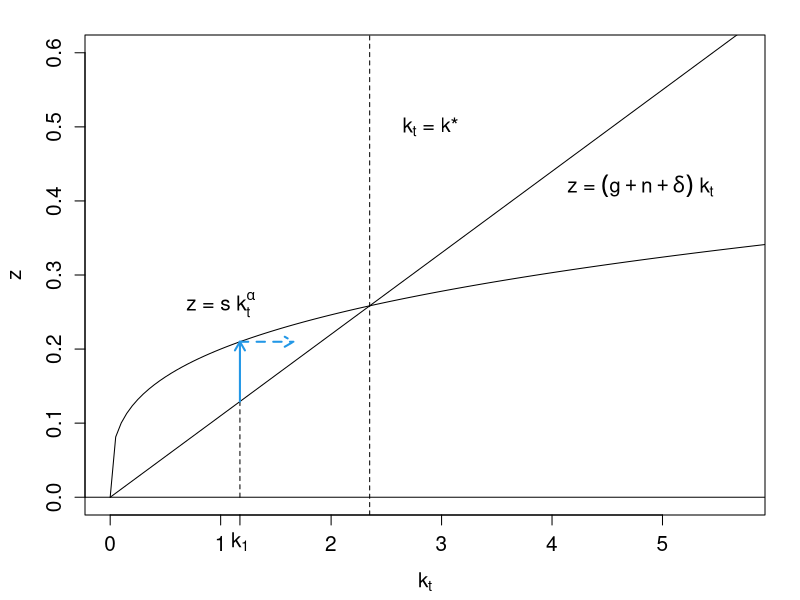
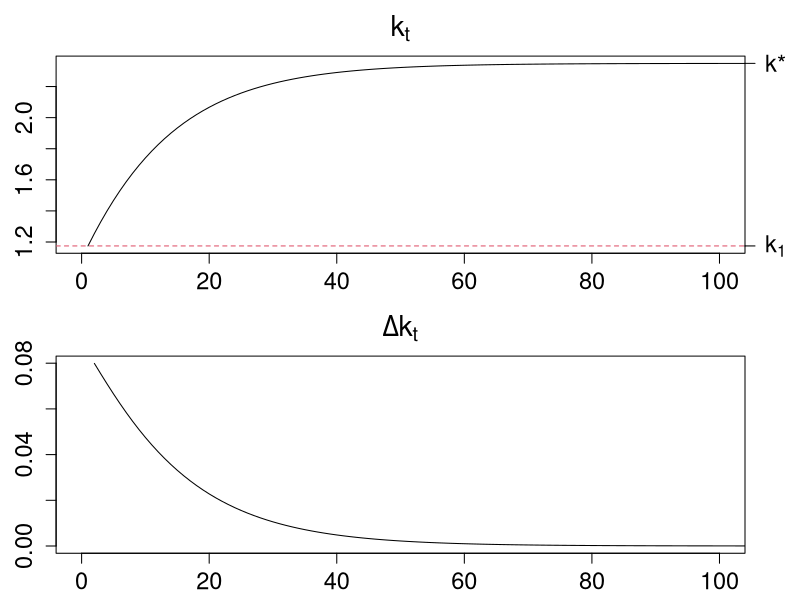
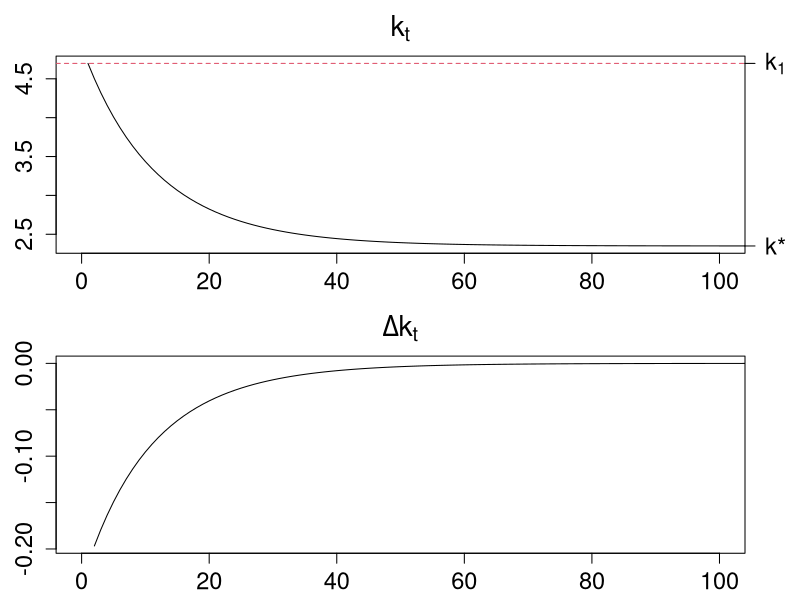
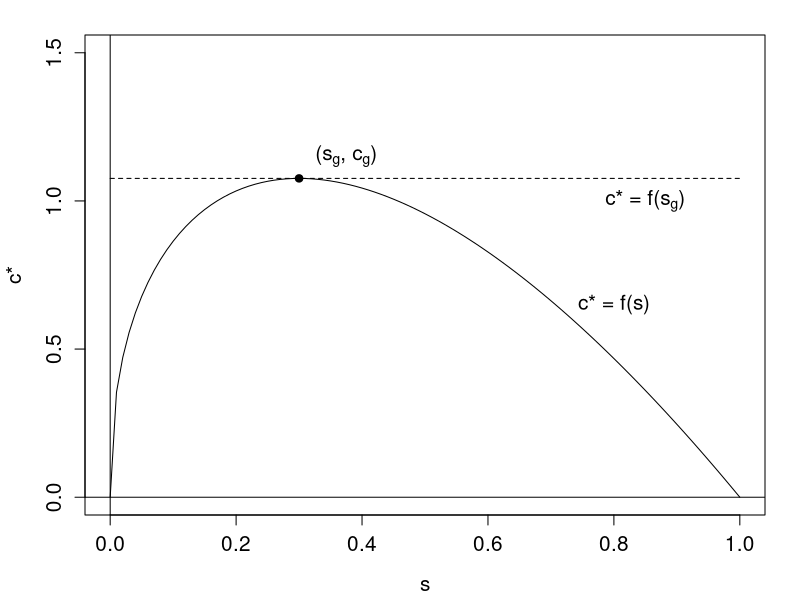
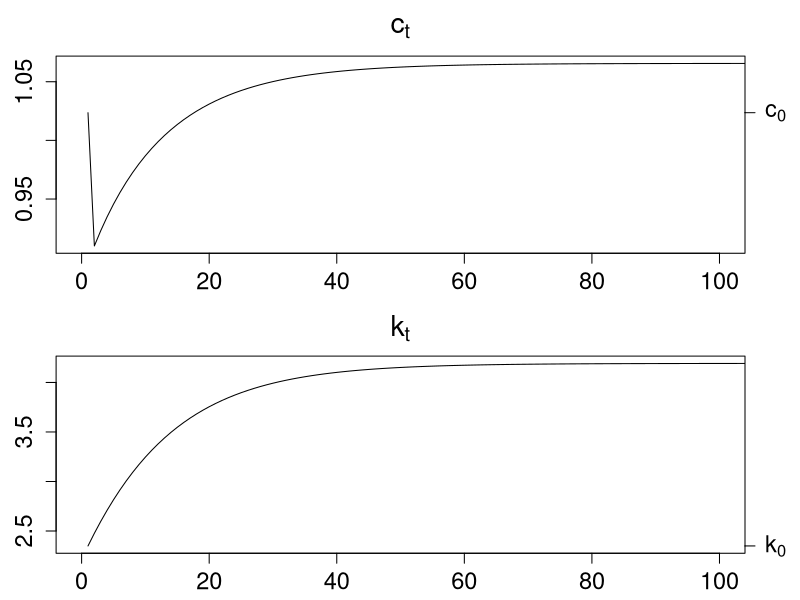
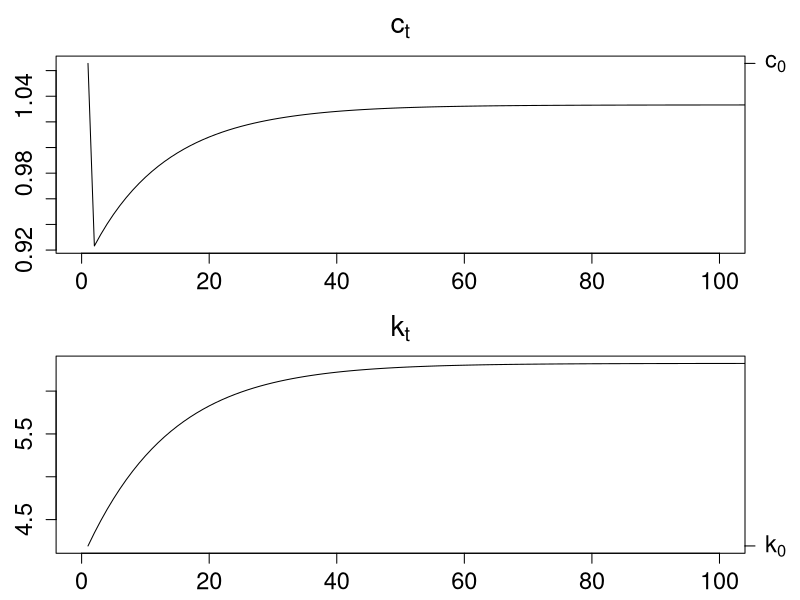
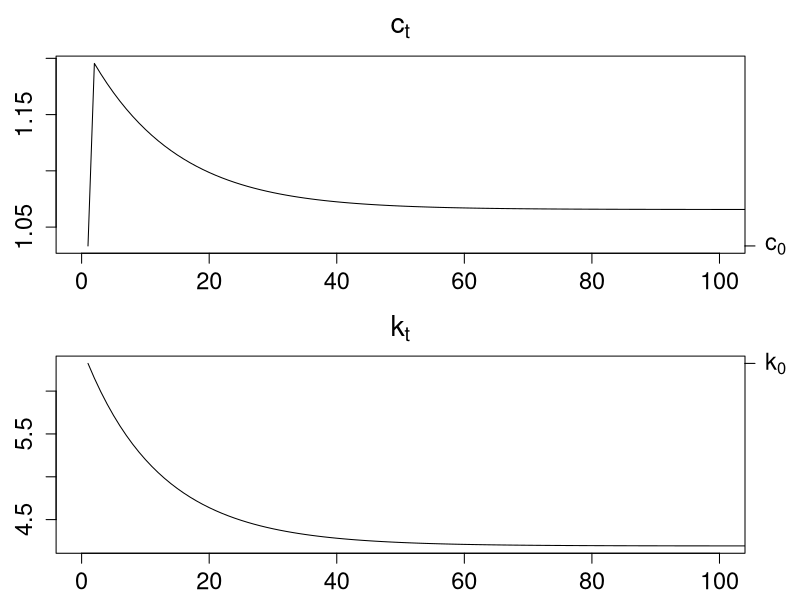

Recreate these plots in R, in order.
#=======================================
# Chapter 1, Solow model
#   modified on 2019/10/19
#=======================================

"%+%" <- function(x, y) paste(x, y, sep = "")
# figpath <- "../../figs/"
figpath <- "./"

#--------------------
# ソローモデル
#--------------------

alpha <- 0.30
delta <- 0.1
s <- 0.2
g <- 0.02
n <- -0.01

fz1 <- function(k) s*k^alpha
fz2 <- function(k) (g + n + delta)*k
dk <- function(k) (s*k^alpha-(g + n + delta)*k)/(1+g)/(1+n)

ks <- (s/(g+n+delta))^(1/(1-alpha))

kk <- seq(0,10,length = 201)

par(ps = 15)
par(mai = c(0.85, 0.85, 0.35, 0.35))
plot(cbind(kk, fz1(kk)), typ = "l", xlim = c(0, 5.7), ylim = c(0,0.6),
     xlab = expression(k[t]), ylab = expression(z))
lines(cbind(kk, fz2(kk)))
abline(v = ks, lty = 2)
abline(h = 0)

text(1, 0.26, labels = expression(paste("z = s ",k[t]^alpha)))
text(4.8, 0.42  , labels = expression(paste("z = ",(g+n+delta)," ", k[t])))
text(2.9, 0.5, labels = expression(paste(k[t]," = ","k*")))

axis(side=1, labels = expression(k[1]), at = ks*.5)

k1 <- ks*.5
segments(k1, 0, ks*.5, fz2(k1), lty = 2)
arrows(k1, fz2(k1),k1, fz1(k1),length = 0.1,col=4,lwd = 2)
arrows(k1, fz1(k1),k1+(fz1(k1)-fz2(k1))*6 ,fz1(k1),length = 0.1,col=4,lty=2,lwd = 2)

dev.copy2eps(file= figpath %+% "solow1.eps")

#-----------------------------

ka  <- ks*.5
dka <- NA
for(i in 2:110) {
  dka[i] <- dk(ka[i-1])
  ka[i] <- ka[i-1] + dka[i]
}

par(ps = 17.5)
par(mfrow = c(2, 1))
par(mai = c(0.85*0.5, 0.68*0.75, 0.68*0.75, 0.5)*1.1)
plot(ka, xlim = c(0, 100), xlab = "", main = expression(k[t]), ylab = "", typ = "l")
abline(h = k1, lty = 2, col = 2)
axis(side=4, labels = expression(k[1]), at = k1, las = 2)
axis(side=4, labels = expression("k*"), at = ks, las = 2)

plot(dka, xlim = c(0, 100), xlab = "", main = expression(paste(Delta, k[t])), ylab = "", typ = "l")

dev.copy2eps(file= figpath %+% "solow1a.eps")

#-----------------------------

k2 <- ks*2
kb <- k2
dkb <- NA
for(i in 2:110) {
  dkb[i] <- dk(kb[i-1])
  kb[i] <- kb[i-1] + dkb[i]
}

plot(kb, xlim = c(0, 100), xlab = "", main = expression(k[t]), ylab = "", typ = "l")
abline(h = k2, lty = 2, col = 2)
axis(side=4, labels = expression(k[1]), at = k2, las = 2)
axis(side=4, labels = expression("k*"), at = ks, las = 2)

plot(dkb, xlim = c(0, 100), xlab = "", main = expression(paste(Delta, k[t])), ylab = "", typ = "l")

dev.copy2eps(file= figpath %+% "solow1b.eps")

#-----------------------------


fs <- function(s) (s^(alpha/(1-alpha))-s^(1/(1-alpha)))/(g+n+delta)^(alpha/(1-alpha))

par(ps = 15)
par(mai = c(0.85, 0.85, 0.35, 0.35))
par(mfrow = c(1, 1))
curve(fs,0,1,ylim=c(0, 1.5), xlab = "s", ylab = expression("c*"))
abline(h = 0, v = 0)

cg <- fs(alpha)
lines(cbind(c(0,1),c(cg,cg)),lty = 2)

points(alpha,cg, pch=19)
text(alpha+0.075,cg+0.075, labels = expression(paste("(",s[g],", ",c[g],")")))

text(0.8, 0.65, labels = expression("c* = f(s)"))
text(0.85, 1.0, labels = expression(paste("c* = f(",s[g],")")))

dev.copy2eps(file= figpath %+% "solow2.eps")

#-----------------------------

fct <- function(k, s) (1-s)*k^alpha/(1+g)/(1+n)
fks <- function(s) (s/(g+n+delta))^(1/(1-alpha))
dks <- function(k, s) (s*k^alpha-(g + n + delta)*k)/(1+g)/(1+n)

sA0 <- 0.2
sA1 <- alpha

ktA <- fks(sA0)
ctA <- fct(ktA[1], sA0)

for(i in 2:120)
  ktA[i] <- ktA[i-1] + dks(ktA[i-1], sA1)

ctA[2:120] <- fct(ktA[-1], sA1)


par(ps = 17.5)
par(mfrow = c(2, 1))
par(mai = c(0.85*0.5, 0.68*0.75, 0.68*0.75, 0.5)*1.1)
plot(ctA, xlim = c(0, 100), xlab = "", main = expression(c[t]), ylab = "", typ = "l")
axis(side=4, labels = expression(c[0]), at = ctA[1], las = 2)

plot(ktA, xlim = c(0, 100), xlab = "", main = expression(k[t]), ylab = "", typ = "l")
axis(side=4, labels = expression(k[0]), at = ktA[1], las = 2)

dev.copy2eps(file= figpath %+% "solcaseA.eps")

#-----------------------------

sB0 <- alpha
sB1 <- 0.4

ktB <- fks(sB0)
ctB <- fct(ktB[1], sB0)

for(i in 2:120)
  ktB[i] <- ktB[i-1] + dks(ktB[i-1], sB1)

ctB[2:120] <- fct(ktB[-1], sB1)

plot(ctB, xlim = c(0, 100), xlab = "", main = expression(c[t]), ylab = "", typ = "l")
axis(side=4, labels = expression(c[0]), at = ctB[1], las = 2)

plot(ktB, xlim = c(0, 100), xlab = "", main = expression(k[t]), ylab = "", typ = "l")
axis(side=4, labels = expression(k[0]), at = ktB[1], las = 2)

dev.copy2eps(file= figpath %+% "solcaseB.eps")

#-----------------------------

sC0 <- 0.4
sC1 <- alpha

ktC <- fks(sC0)
ctC <- fct(ktC[1], sC0)

for(i in 2:120)
  ktC[i] <- ktC[i-1] + dks(ktC[i-1], sC1)

ctC[2:120] <- fct(ktC[-1], sC1)

plot(ctC, xlim = c(0, 100), xlab = "", main = expression(c[t]), ylab = "", typ = "l")
axis(side=4, labels = expression(c[0]), at = ctC[1], las = 2)

plot(ktC, xlim = c(0, 100), xlab = "", main = expression(k[t]), ylab = "", typ = "l")
axis(side=4, labels = expression(k[0]), at = ktC[1], las = 2)


dev.copy2eps(file= figpath %+% "solcaseC.eps")

